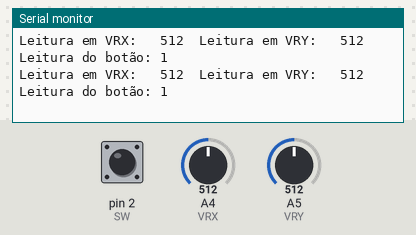
Bench run of a sketch on a simulated Arduino Uno, built with avr-gcc and run on an emulated ATmega328P. On the bench: the last lines printed to the serial monitor. The test bench sets the inputs (shaded band); at power-on: A4 (VRX) = 512, pin 2 (SW) HIGH, A5 (VRY) = 512.

Above: at 1.2 s.
1.3 s: A4 (VRX) set to 110
At 1.32 s:
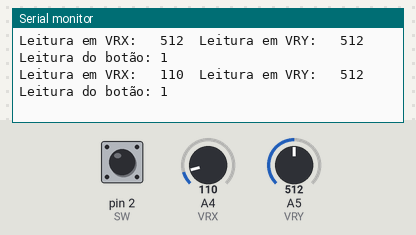
4.3 s: A4 (VRX) set to 93
At 4.35 s:
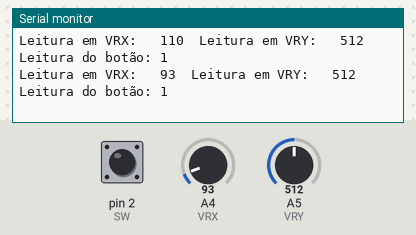
13.3 s: A4 (VRX) set to 11
At 13.34 s:
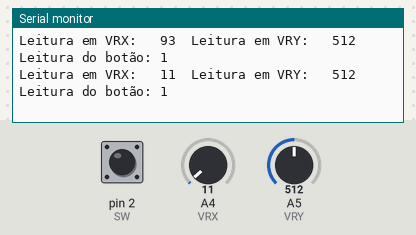
16.3 s: A4 (VRX) set to 8
At 16.37 s:
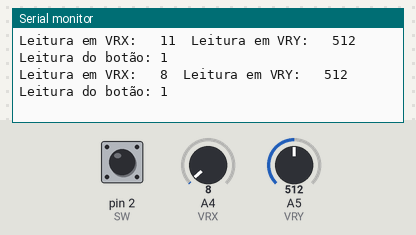
Timing chart, 0 to 19.3 s (numbered marks = the images above; inputs shaded):
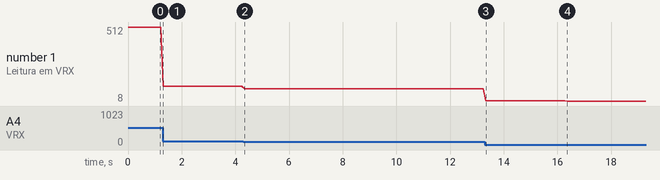

The sketch:

joystick.ino
```cpp
#define VRX A4
#define VRY A5
#define SW 2

int read_btn = 0, read_vrx, read_vry;

void setup() {
  Serial.begin(9600);
  pinMode(VRX, INPUT);
  pinMode(VRY, INPUT);
  pinMode(SW, INPUT_PULLUP);
}

void loop() {
  read_vrx = analogRead(VRX);
  read_vry = analogRead(VRY);
  read_btn = digitalRead(SW);

  Serial.print("Leitura em VRX: ");
  Serial.print("\t");
  Serial.print(read_vrx);
  Serial.print("\t");

  Serial.print("Leitura em VRY: ");
  Serial.print("\t");
  Serial.print(read_vry);
  Serial.print("\t");

  Serial.print("Leitura do botão: ");
  Serial.println(read_btn);

  delay(100);
}
```

Measured:
- after the input at 1.3 s, the serial monitor: prints a new line at once (image 1)
- after the input at 4.3 s, the serial monitor: prints a new line after 0.05 s (image 2)
- after the input at 13.3 s, the serial monitor: prints a new line at once (image 3)
- after the input at 16.3 s, the serial monitor: prints a new line after 0.07 s (image 4)
- plotted number 1: 512 → 110 after the input at 1.3 s, 110 → 93 after the input at 4.3 s, 93 → 11 after the input at 13.3 s, 11 → 8 after the input at 16.3 s
